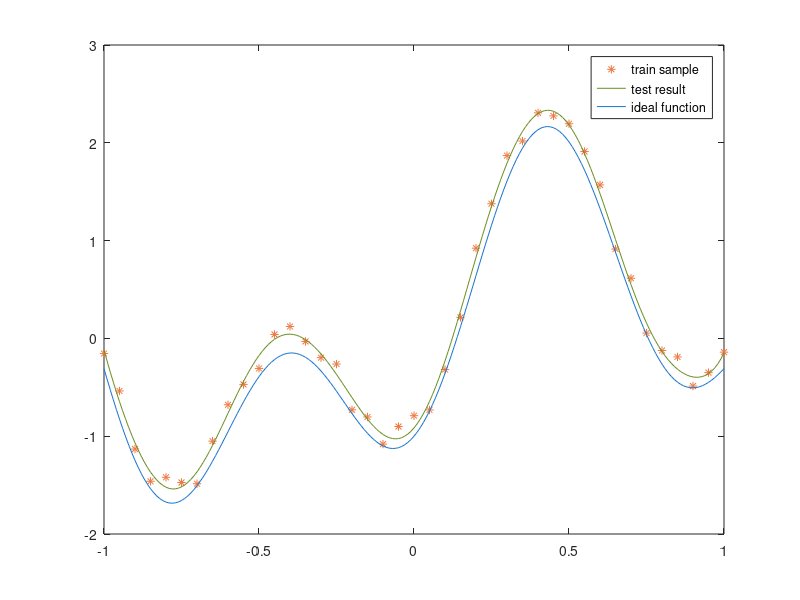

Here is the MATLAB script that generated this plot:
clc 
clear
set(0,'defaultfigurecolor','w')
%% Generate training and testing data
train_x = -1:0.05:1;
num_train = length(train_x);
train_y = 1.2*sin(pi*train_x) - cos(2.4*pi*train_x) + 0.3*rand(1,num_train);
test_x = -1:0.01:1;
test_y = 1.2*sin(pi*test_x) - cos(2.4*pi*test_x);


%% a)RBFN
% sigma = 0.1;
% for i = 1:41
%     for j = 1:41
%         fai_train(i,j) = exp(-1/(2*sigma^2)*(train_x(i)-train_x(j))^2);
%     end
% end
% 
% w = inv(fai_train)*train_y';
% 
% for i = 1:201
%     for j = 1:41
%         fai_test(i,j) = exp(-1/(2*sigma^2)*(test_x(i)-train_x(j))^2);
%     end
% end
% 
% pred_y = fai_test*w;

%% b)Random select 15 points
idx = randperm(41);
for i = 1:15
    centers(i) = train_x(idx(i));
end
sigma = (max(centers)-min(centers))/sqrt(2*15);
for i = 1:41
    for j = 1:15
        fai_train(i,j) = exp((-1/(2*sigma^2))*(train_x(i)-centers(j))^2);
    end
end
w = pinv(fai_train)*train_y';

for i = 1:201
    for j = 1:15
        fai_test(i,j) = exp(-1/(2*sigma^2)*(test_x(i)-centers(j))^2);
    end
end

pred_y = fai_test*w;


%% c)regularization methods
% sigma = 0.1;
% for lamda = [0 0.1 0.3 0.5 2.5 5]
%     for i = 1:41
%         for j = 1:41
%             fai_train(i,j) = exp(-1/(2*sigma^2)*(train_x(i)-train_x(j))^2);
%         end
%     end
% 
%     w = inv(fai_train'*fai_train + lamda * eye(41))*fai_train'*train_y';
% 
%     for i = 1:201
%         for j = 1:41
%             fai_test(i,j) = exp(-1/(2*sigma^2)*(test_x(i)-train_x(j))^2);
%         end
%     end
%     pred_y = fai_test*w;
%     
%     figure
%     plot(train_x, train_y, 'r*','color',[238 121 66]/255);
%     hold on
%     plot(test_x, pred_y','color',[107 142 35]/255);
%     hold on 
%     plot(test_x, test_y,'color',[24 116 205]/255);
%     legend('train sample','test result','ideal function')
%    
%     error = abs(pred_y'-test_y);
%     error = mean(error)
% end


%% plot a) b)
plot(train_x, train_y, 'r*','color',[238 121 66]/255);
hold on
plot(test_x, pred_y','color',[107 142 35]/255);
hold on 
plot(test_x, test_y,'color',[24 116 205]/255);
legend('train sample','test result','ideal function')

error = abs(pred_y'-test_y);
error = mean(error)



